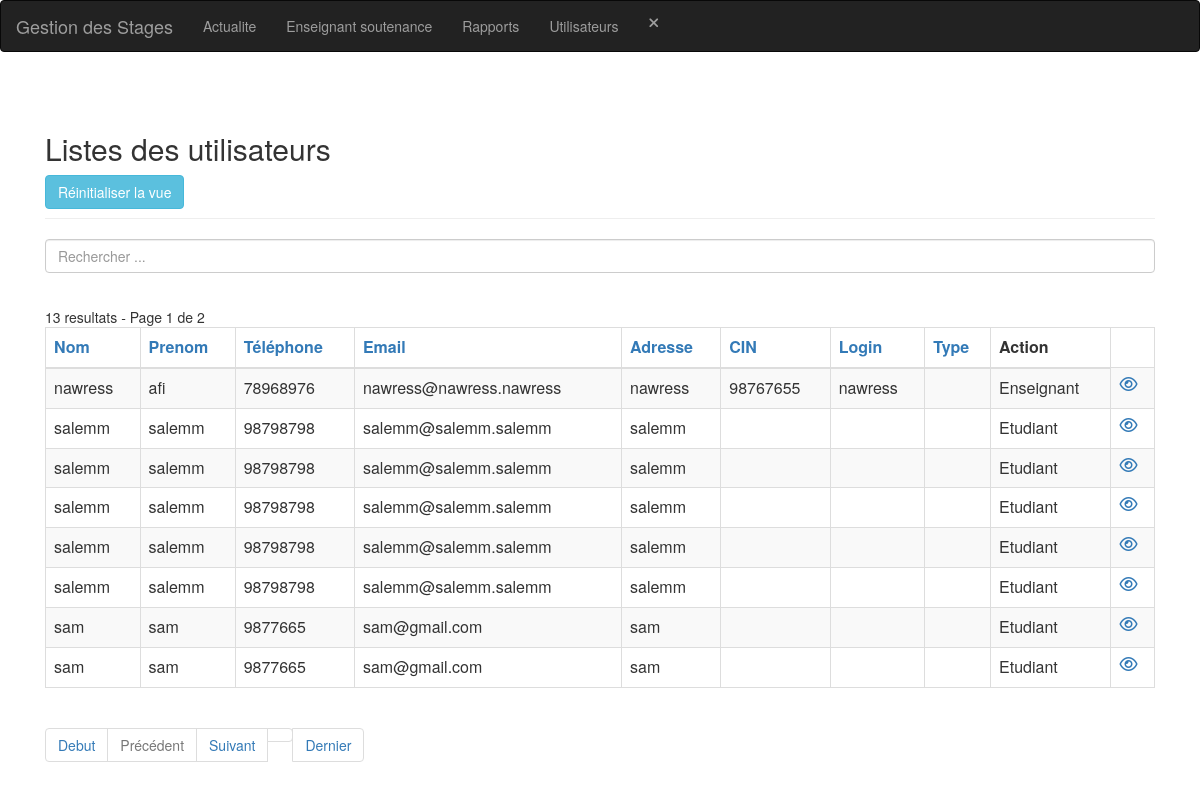
Before: /utilisateur-index.php (signed in) with the older database file.
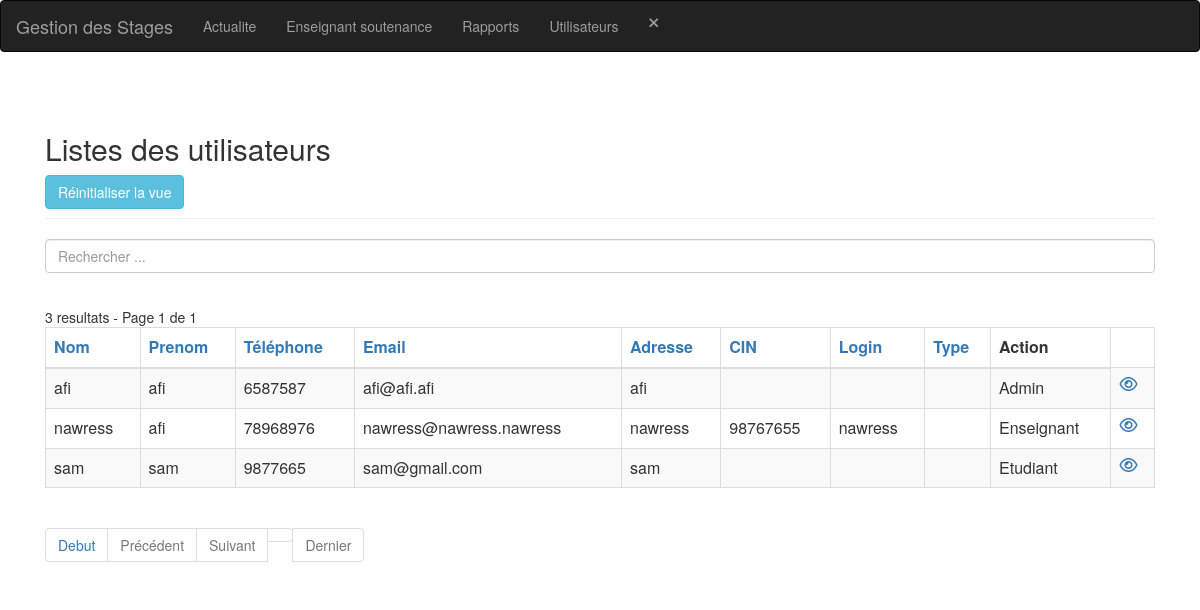
After: the same page with the newer database file.
### tables this page shows
CREATE TABLE IF NOT EXISTS `utilisateur` (
  `id` int(11) NOT NULL AUTO_INCREMENT,
  `nom` varchar(30) NOT NULL,
  `prenom` varchar(30) NOT NULL,
  `tel` int(30) NOT NULL,
  `email` varchar(50) NOT NULL,
  `adresse` varchar(50) NOT NULL,
  `cin` varchar(10) NOT NULL,
  `login` varchar(30) NOT NULL,
  `pwd` varchar(30) NOT NULL,
  `approuver` int(11) NOT NULL,
  `type` int(11) NOT NULL,
  PRIMARY KEY (`id`),
  UNIQUE KEY `login` (`login`)
);

### config.php (called while the page is built, shortened)
<?php
$no_of_records_per_page = 8;
?>

### utilisateur-index.php (the view, shortened to what this page needs)
<?php
include_once('header.php');
include_once('navbar.php');
?>
<section class="pt-5">
    <div class="container-fluid">
        <div class="row">
            <div class="col-md-12">
                <div class="page-header clearfix">
                    <h2 class="float-left">Listes des utilisateurs</h2>
                    <a href="utilisateur-index.php" class="btn btn-info float-right mr-2">Réinitialiser la vue</a>
                </div>
                <div class="form-row">
                    <form action="utilisateur-index.php" method="get">
                        <div class="col">
                            <input type="text" class="form-control" placeholder="Rechercher ..." name="search">
                        </div>
                </div>
                <br>
                <?php
                require_once "config.php";
                $domain     = $_SERVER['HTTP_HOST'];
                $script   = $_SERVER['SCRIPT_NAME'];
                $parameters   = $_SERVER['QUERY_STRING'];
                $protocol = strpos(strtolower($_SERVER['SERVER_PROTOCOL']), 'https')
                    === FALSE ? 'http' : 'https';
                $currenturl = $protocol . '://' . $domain . $script . '?' . $parameters;
                if (isset($_GET['pageno'])) {
                    $pageno = $_GET['pageno'];
                } else {
                    $pageno = 1;
                }
                $offset = ($pageno - 1) * $no_of_records_per_page;
                $total_pages_sql = "SELECT COUNT(*) FROM utilisateur";
                $result = mysqli_query($link, $total_pages_sql);
                $total_rows = mysqli_fetch_array($result)[0];
                $total_pages = ceil($total_rows / $no_of_records_per_page);
                $order = 'id';
                $sort = 'desc';
                $sql = "SELECT * FROM utilisateur ORDER BY $order $sort LIMIT $offset, $no_of_records_per_page";
                $count_pages = "SELECT * FROM utilisateur";
                if (!empty($_GET['search'])) {
                    $search = ($_GET['search']);
                    $sql = "SELECT * FROM utilisateur
                            WHERE CONCAT (nom,prenom,tel,email,adresse,cin,login,pwd,approuver,type)
                            LIKE '%$search%'
                            ORDER BY $order $sort
                            LIMIT $offset, $no_of_records_per_page";
                    $count_pages = "SELECT * FROM utilisateur
                            WHERE CONCAT (nom,prenom,tel,email,adresse,cin,login,pwd,approuver,type)
                            LIKE '%$search%'
                            ORDER BY $order $sort";
                } else {
                    $search = "";
                }
                if ($result = mysqli_query($link, $sql)) {
                    if (mysqli_num_rows($result) > 0) {
                        if ($result_count = mysqli_query($link, $count_pages)) {
                            $total_pages = ceil(mysqli_num_rows($result_count) / $no_of_records_per_page);
                        }
                        $number_of_results = mysqli_num_rows($result_count);
                        echo " " . $number_of_results . " resultats - Page " . $pageno . " de " . $total_pages;
                        echo "<table class='table table-bordered table-striped'>";
                        echo "<thead>";
                        echo "<tr>";
                        echo "<th><a href=?search=$search&sort=&order=nom&sort=$sort>Nom</th>";
                        echo "<th><a href=?search=$search&sort=&order=prenom&sort=$sort>Prenom</th>";
                        echo "<th><a href=?search=$search&sort=&order=tel&sort=$sort>Téléphone</th>";
                        echo "<th><a href=?search=$search&sort=&order=email&sort=$sort>Email</th>";
                        echo "<th><a href=?search=$search&sort=&order=adresse&sort=$sort>Adresse</th>";
                        echo "<th><a href=?search=$search&sort=&order=cin&sort=$sort>CIN</th>";
                        echo "<th><a href=?search=$search&sort=&order=login&sort=$sort>Login</th>";
                        echo "<th><a href=?search=$search&sort=&order=type&sort=$sort>Type</th>";
                        echo "<th>Action</th>";
                        echo "</tr>";
                        echo "</thead>";
                        echo "<tbody>";
                        while ($row = mysqli_fetch_array($result)) {
                            $type = "Etudiant";
                            switch ($row['type']) {
                                case "2":
                                    $type = "Enseignant";
                                    break;
                                case "3":
                                    $type = "Admin";
                                    break;
                            }
                            echo "<tr>";
                            echo "<td>" . $row['nom'] . "</td>";
                            echo "<td>" . $row['prenom'] . "</td>";
                            echo "<td>" . $row['tel'] . "</td>";
                            echo "<td>" . $row['email'] . "</td>";
                            echo "<td>" . $row['adresse'] . "</td>";
                            if ($_SESSION['users']['type'] != 2) {
                                echo "<td>" . $row['cin'] . "</td>";
                                echo "<td>" . $row['login'] . "</td><td>";
                                if ($row['approuver'] == '0') {
                                    echo "Non approuver :<a href='actions.php?approuver=" . $row['id'] . "'>Activer</a>";
                                } else {
                                    echo "Approuver :<a href='actions.php?desapprouver=" . $row['id'] . "'>Desactiver</a>";
                                }
                            } elseif ($_SESSION['users']['id'] == $row['id']) {
                                echo "<td>" . $row['cin'] . "</td>";
                                echo "<td>" . $row['login'] . "</td><td>";
                            } else {
                                echo "<td></td>";
                                echo "<td></td><td>";
                            }
                            echo "</td><td>" . $type . "</td>";
                            echo "<td>";
                            echo "<a href='utilisateur-read.php?id=" . $row['id'] . "' title='Afficher enregistrement' data-toggle='tooltip'><i class='far fa-eye'></i></a>";
                            echo "</td>";
                            echo "</tr>";
                        }
                        echo "</tbody>";
                        echo "</table>";
                ?>
                        <ul class="pagination" align-right>
                            <?php
                            $new_url = preg_replace('/&?pageno=[^&]*/', '', $currenturl);
                            ?>
                            <li class="page-item"><a class="page-link" href="<?php echo $new_url . '&pageno=1' ?>">Debut</a></li>
                            <li class="page-item <?php if ($pageno <= 1) {
                                                        echo 'disabled';
                                                    } ?>">
                                <a class="page-link" href="<?php if ($pageno <= 1) {
                                                                echo '#';
                                                            } else {
                                                                echo $new_url . "&pageno=" . ($pageno - 1);
                                                            } ?>">Précédent</a>
                            </li>
                            <li class="page-item <?php if ($pageno >= $total_pages) {
                                                        echo 'disabled';
                                                    } ?>">
                                <a class="page-link" href="<?php if ($pageno >= $total_pages) {
                                                                echo '#';
                                                            } else {
                                                                echo $new_url . "&pageno=" . ($pageno + 1);
                                                            } ?>">Suivant</a>
                            </li>
                            <li class="page-item <?php if ($pageno >= $total_pages) {
                                                        echo 'disabled';
                                                    } ?>">
                                <a class="page-item"><a class="page-link" href="<?php echo $new_url . '&pageno=' . $total_pages; ?>">Dernier</a>
                            </li>
                        </ul>
                <?php
                    } else {
                        echo "<p class='lead'><em>Aucun enregistrement n'a été trouvé.</em></p>";
                    }
                } else {
                    echo "ERROR: Could not able to execute $sql. " . mysqli_error($link);
                }
                ?>
            </div>
        </div>
    </div>
</section>
<?php
include_once('footer.php');
?>

### header.php (shortened to what this page needs)
<html lang="en">
<head>
    <link rel="stylesheet" href="https://maxcdn.bootstrapcdn.com/bootstrap/3.4.1/css/bootstrap.min.css">
</head>
<body>

### navbar.php (shortened to what this page needs)
<nav class="navbar navbar-inverse">
    <div class="container-fluid">
        <div class="navbar-header">
            <a class="navbar-brand" href="index.php">Gestion des Stages</a>
        </div>
        <ul class="nav navbar-nav">
            <li class="nav-item">
                <a href="actualite-index.php" role="button">Actualite</a>
            </li>
            <li class="nav-item">
                <a href="enseignant_soutenance-index.php" role="button">Enseignant soutenance</a>
            </li>
            <li class="nav-item">
                <a href="rapport-index.php" role="button">Rapports</a>
            </li>
            <li class="nav-item">
                <a href="utilisateur-index.php" role="button">Utilisateurs</a>
            </li>
            <li class="nav-item">
                <a href="deconnexion.php" role="button">
                    <i class="fas fa-times"></i>
                </a>
            </li>
        </ul>
    </div>
</nav>
<div class="container">

### footer.php
</div>
</body>
</html>

Changed rows visible on the page:
removed utilisateur: nom "salemm", prenom "salemm", tel "98798798", email "salemm@salemm.salemm", adresse "salemm", type "Etudiant"
removed utilisateur: nom "salemm", prenom "salemm", tel "98798798", email "salemm@salemm.salemm", adresse "salemm", type "Etudiant"
removed utilisateur: nom "salemm", prenom "salemm", tel "98798798", email "salemm@salemm.salemm", adresse "salemm", type "Etudiant"
removed utilisateur: nom "salemm", prenom "salemm", tel "98798798", email "salemm@salemm.salemm", adresse "salemm", type "Etudiant"
removed utilisateur: nom "salemm", prenom "salemm", tel "98798798", email "salemm@salemm.salemm", adresse "salemm", type "Etudiant"
removed utilisateur: nom "sam", prenom "sam", tel "9877665", email "sam@gmail.com", adresse "sam", type "Etudiant"
added utilisateur: nom "afi", prenom "afi", tel "6587587", email "afi@afi.afi", adresse "afi", type "Admin"
Other visible differences:
$number_of_results: "13" → "3"
$total_pages: "2" → "1"
